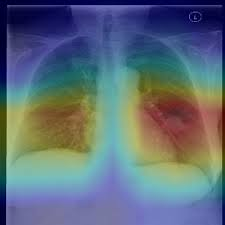
#> input picture attention_map3.jpeg, 225 x 225 px
$ python reconnait_attention_map.py
#> lines starting #> are read from the running program, lines starting #| are printed output that depends on the picture; after the words box and inside, x2 and y2 are one past the last pixel; in counts of white or black regions, pixels touching at a corner belong together; long printed decimals are rounded
import cv2
import numpy as np

def trouver_coordonnees_et_rayon(image, seuil_rouge=10):
    # Charger l'image

    # Convertir l'image de BGR à HSV
    image_hsv = cv2.cvtColor(image, cv2.COLOR_BGR2HSV)

    # Définir la plage de teintes pour les rouges
    teinte_min = 0
    teinte_max = 20

    # Définir la plage de saturation pour les rouges
    saturation_min = 100
    saturation_max = 255

    # Définir la plage de valeur pour les rouges
    valeur_min = seuil_rouge
    valeur_max = 255

    # Créer un masque en utilisant les plages définies
    masque_rouge = cv2.inRange(image_hsv, (teinte_min, saturation_min, valeur_min), (teinte_max, saturation_max, valeur_max))

    # Trouver les contours des zones rouges
    contours, _ = cv2.findContours(masque_rouge, cv2.RETR_EXTERNAL, cv2.CHAIN_APPROX_SIMPLE)

    # Extraire les coordonnées du centre et du rayon des zones rouges
    coordonnees_et_rayons = []
    for contour in contours:
        # Trouver le centre et le rayon du cercle entourant le contour
        ((x, y), rayon) = cv2.minEnclosingCircle(contour)

        # Convertir les coordonnées en entiers
        x, y, rayon = int(x), int(y), int(rayon)

        # Exclure les cercles de rayon 0
        if rayon > 0:
            # Ajouter les coordonnées du centre et du rayon à la liste
            coordonnees_et_rayons.append(((x, y), int(rayon)))

    return coordonnees_et_rayons

def dessiner_cercles_sur_image(image_path, coordonnees_rayons, output_path="resultat_attention_map.jpg"):
    # Charger l'image
    image = cv2.imread(image_path)

    # Créer une copie de l'image pour dessiner les cercles
    image_cercles = np.copy(image)

    # Dessiner les cercles sur l'image
    for (x, y), rayon in coordonnees_rayons:
        # Dessiner le cercle
        cv2.circle(image_cercles, (x, y), rayon, (0, 255, 0), 2)

    # Enregistrer l'image avec les cercles dessinés
    cv2.imwrite(output_path, image_cercles)

def ecrire_variables_dans_fichier(variables, nom_fichier="coordonnees_cercles.py"):
    with open(nom_fichier, "w") as fichier:
        fichier.write("# Variables générées\n\n")
        for i, variable in enumerate(variables):
            fichier.write(f"variable_{i} = {variable}\n")

def normaliser_coordonnees_par_rapport_a_image(coordonnees_rayons, largeur_image, hauteur_image):
    coordonnees_normalisees = []
    dimension_maximale = max(largeur_image, hauteur_image)

    for (x, y), rayon in coordonnees_rayons:
        x_normalise =  -0.5 + (x / largeur_image)
        z_normalise = y / hauteur_image
        y_normalise =-0.4
        rayon_normalise = rayon / dimension_maximale
        coordonnees_normalisees.append((x_normalise, y_normalise, z_normalise, rayon_normalise))

    return coordonnees_normalisees


# Exemple d'utilisation
image_path = "attention_map3.jpeg"
image = cv2.imread(image_path)
#> image is the input picture: shape (225, 225, 3); mean B, G, R 120.6, 109.2, 94.6

hauteur_image, largeur_image, _ = image.shape
#> hauteur_image = 225; largeur_image = 225
coordonnees_rayons = trouver_coordonnees_et_rayon(image)
#> in trouver_coordonnees_et_rayon, `image_hsv = cv2.cvtColor(image, cv2.COLOR_BGR2HSV)`: image_hsv: shape (225, 225, 3); mean H, S, V 82.7, 130.9, 143.9
#> in trouver_coordonnees_et_rayon, `masque_rouge = cv2.inRange(image_hsv, (teinte_min, saturation_min, val..`:
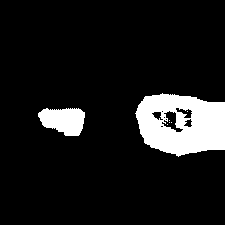
#> masque_rouge: shape (225, 225); 10.3% white; 7 white regions (5 under 20 px)
#> in trouver_coordonnees_et_rayon, `contours, _ = cv2.findContours(masque_rouge, cv2.RETR_EXTERNAL, cv2.CH..`: contours = 2 contours; box (x1, y1, x2, y2) and area: (135, 93, 225, 157) 4433, (38, 108, 85, 136) 922
#> the loop in trouver_coordonnees_et_rayon, `for contour in contours:` made 2 passes
#> (x, y, rayon) on passes 1 to 2: (61, 118, 23), (181, 125, 48)
#> after the loop in trouver_coordonnees_et_rayon, `for contour in contours:`: coordonnees_et_rayons = [((61, 118), 23), ((181, 125), 48)]
#> coordonnees_rayons = [((61, 118), 23), ((181, 125), 48)]

coordonnees_rayons_normalisees = normaliser_coordonnees_par_rapport_a_image(coordonnees_rayons, largeur_image, hauteur_image)
#> the loop in normaliser_coordonnees_par_rapport_a_image, `for (x, y), rayon in coordonnees_rayons:` made 2 passes
#> (x, y, rayon, x_normalise, z_normalise, y_normalise, rayon_normalise) on passes 1 to 2: (61, 118, 23, -0.229, 0.524, -0.4, 0.102), (181, 125, 48, 0.304, 0.556, -0.4, 0.213)
#> after the loop in normaliser_coordonnees_par_rapport_a_image, `for (x, y), rayon in coordonnees_rayons:`: coordonnees_normalisees = [(-0.229, -0.4, 0.524, 0.102), (0.304, -0.4, 0.556, 0.213)]
#> coordonnees_rayons_normalisees has the same summary as coordonnees_normalisees in normaliser_coordonnees_par_rapport_a_image
# Afficher les coordonnées du centre et du rayon
for x,y,z, rayon in coordonnees_rayons_normalisees:
    print(f"Centre : {x,y,z}, Rayon : {rayon}")
#> this loop made 2 passes
#| Centre : (-0.2289, -0.4, 0.5244), Rayon : 0.1022
#| Centre : (0.3044, -0.4, 0.5556), Rayon : 0.2133

# Dessiner les cercles sur l'image et enregistrer le résultat
dessiner_cercles_sur_image(image_path, coordonnees_rayons)
#> the loop in dessiner_cercles_sur_image, `for (x, y), rayon in coordonnees_rayons:` made 2 passes
#> after the loop in dessiner_cercles_sur_image, `for (x, y), rayon in coordonnees_rayons:`:
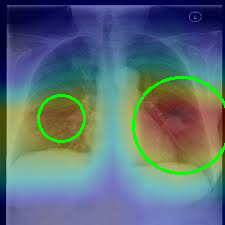
#> image_cercles: shape (225, 225, 3); 2.42% of pixels changed, all inside (x1, y1, x2, y2) = (37, 76, 225, 175)
ecrire_variables_dans_fichier(coordonnees_rayons_normalisees)
#> the loop in ecrire_variables_dans_fichier, `for i, variable in enumerate(variables):` made 2 passes
